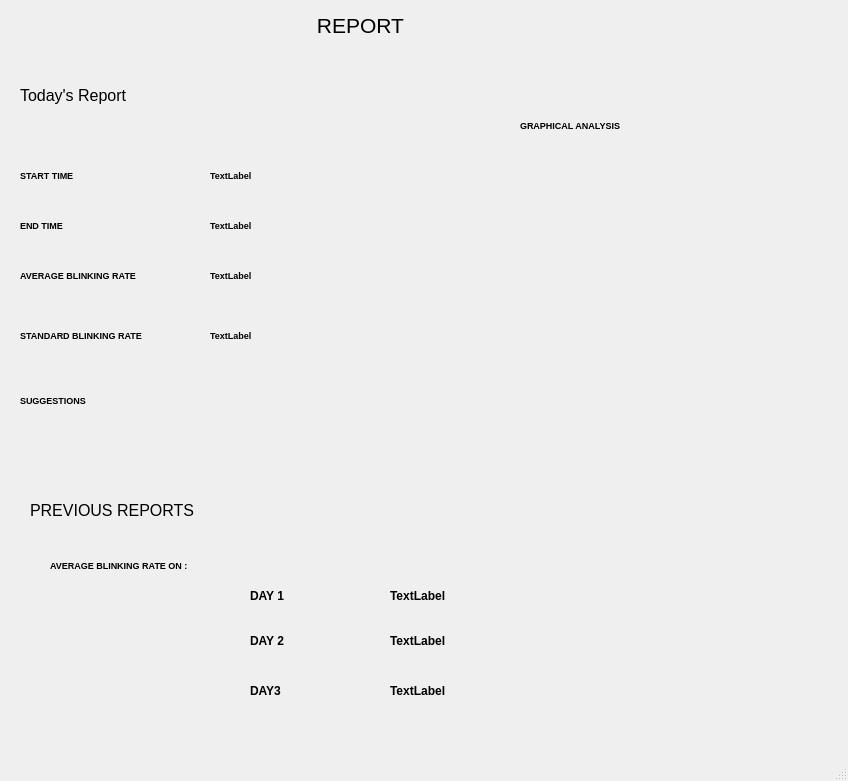
<?xml version="1.0" encoding="UTF-8"?>
<ui version="4.0">
 <class>MainWindow</class>
 <widget class="QMainWindow" name="MainWindow">
  <property name="geometry">
   <rect>
    <x>0</x>
    <y>0</y>
    <width>848</width>
    <height>781</height>
   </rect>
  </property>
  <property name="windowTitle">
   <string>MainWindow</string>
  </property>
  <widget class="QWidget" name="centralwidget">
   <widget class="QLabel" name="label">
    <property name="geometry">
     <rect>
      <x>270</x>
      <y>0</y>
      <width>181</width>
      <height>51</height>
     </rect>
    </property>
    <property name="font">
     <font>
      <family>MS Shell Dlg 2</family>
      <pointsize>16</pointsize>
      <weight>9</weight>
      <italic>false</italic>
      <bold>false</bold>
     </font>
    </property>
    <property name="styleSheet">
     <string notr="true">font: 12pt &quot;MS Shell Dlg 2&quot;;
font: 75 16pt &quot;MS Shell Dlg 2&quot;;</string>
    </property>
    <property name="text">
     <string>REPORT</string>
    </property>
    <property name="alignment">
     <set>Qt::AlignCenter</set>
    </property>
   </widget>
   <widget class="QLabel" name="label_2">
    <property name="geometry">
     <rect>
      <x>20</x>
      <y>70</y>
      <width>251</width>
      <height>51</height>
     </rect>
    </property>
    <property name="font">
     <font>
      <family>MS Shell Dlg 2</family>
      <pointsize>12</pointsize>
      <weight>9</weight>
      <italic>false</italic>
      <bold>false</bold>
     </font>
    </property>
    <property name="styleSheet">
     <string notr="true">font: 75 12pt &quot;MS Shell Dlg 2&quot;;</string>
    </property>
    <property name="text">
     <string>Today's Report</string>
    </property>
   </widget>
   <widget class="QLabel" name="start">
    <property name="geometry">
     <rect>
      <x>20</x>
      <y>150</y>
      <width>251</width>
      <height>51</height>
     </rect>
    </property>
    <property name="font">
     <font>
      <pointsize>7</pointsize>
      <weight>75</weight>
      <bold>true</bold>
     </font>
    </property>
    <property name="text">
     <string>START TIME</string>
    </property>
   </widget>
   <widget class="QLabel" name="end1">
    <property name="geometry">
     <rect>
      <x>20</x>
      <y>200</y>
      <width>251</width>
      <height>51</height>
     </rect>
    </property>
    <property name="font">
     <font>
      <pointsize>7</pointsize>
      <weight>75</weight>
      <bold>true</bold>
     </font>
    </property>
    <property name="text">
     <string>END TIME</string>
    </property>
   </widget>
   <widget class="QLabel" name="avg">
    <property name="geometry">
     <rect>
      <x>20</x>
      <y>250</y>
      <width>251</width>
      <height>51</height>
     </rect>
    </property>
    <property name="font">
     <font>
      <pointsize>7</pointsize>
      <weight>75</weight>
      <bold>true</bold>
     </font>
    </property>
    <property name="text">
     <string>AVERAGE BLINKING RATE</string>
    </property>
   </widget>
   <widget class="QLabel" name="normal">
    <property name="geometry">
     <rect>
      <x>20</x>
      <y>310</y>
      <width>251</width>
      <height>51</height>
     </rect>
    </property>
    <property name="font">
     <font>
      <pointsize>7</pointsize>
      <weight>75</weight>
      <bold>true</bold>
     </font>
    </property>
    <property name="text">
     <string>STANDARD BLINKING RATE</string>
    </property>
   </widget>
   <widget class="QLabel" name="suggestions">
    <property name="geometry">
     <rect>
      <x>20</x>
      <y>380</y>
      <width>151</width>
      <height>41</height>
     </rect>
    </property>
    <property name="font">
     <font>
      <pointsize>7</pointsize>
      <weight>75</weight>
      <bold>true</bold>
     </font>
    </property>
    <property name="text">
     <string>SUGGESTIONS </string>
    </property>
   </widget>
   <widget class="QLabel" name="label_9">
    <property name="geometry">
     <rect>
      <x>520</x>
      <y>110</y>
      <width>151</width>
      <height>31</height>
     </rect>
    </property>
    <property name="font">
     <font>
      <pointsize>7</pointsize>
      <weight>75</weight>
      <bold>true</bold>
     </font>
    </property>
    <property name="text">
     <string>GRAPHICAL ANALYSIS</string>
    </property>
   </widget>
   <widget class="QLabel" name="start1">
    <property name="geometry">
     <rect>
      <x>210</x>
      <y>150</y>
      <width>61</width>
      <height>51</height>
     </rect>
    </property>
    <property name="font">
     <font>
      <pointsize>7</pointsize>
      <weight>75</weight>
      <bold>true</bold>
     </font>
    </property>
    <property name="text">
     <string>TextLabel</string>
    </property>
   </widget>
   <widget class="QLabel" name="label_11">
    <property name="geometry">
     <rect>
      <x>210</x>
      <y>200</y>
      <width>61</width>
      <height>51</height>
     </rect>
    </property>
    <property name="font">
     <font>
      <pointsize>7</pointsize>
      <weight>75</weight>
      <bold>true</bold>
     </font>
    </property>
    <property name="text">
     <string>TextLabel</string>
    </property>
   </widget>
   <widget class="QLabel" name="normal1">
    <property name="geometry">
     <rect>
      <x>210</x>
      <y>310</y>
      <width>61</width>
      <height>51</height>
     </rect>
    </property>
    <property name="font">
     <font>
      <pointsize>7</pointsize>
      <weight>75</weight>
      <bold>true</bold>
     </font>
    </property>
    <property name="text">
     <string>TextLabel</string>
    </property>
   </widget>
   <widget class="QLabel" name="avg1">
    <property name="geometry">
     <rect>
      <x>210</x>
      <y>250</y>
      <width>61</width>
      <height>51</height>
     </rect>
    </property>
    <property name="font">
     <font>
      <pointsize>7</pointsize>
      <weight>75</weight>
      <bold>true</bold>
     </font>
    </property>
    <property name="text">
     <string>TextLabel</string>
    </property>
   </widget>
   <widget class="QLabel" name="suggest">
    <property name="geometry">
     <rect>
      <x>130</x>
      <y>360</y>
      <width>181</width>
      <height>111</height>
     </rect>
    </property>
    <property name="font">
     <font>
      <pointsize>7</pointsize>
      <weight>75</weight>
      <bold>true</bold>
     </font>
    </property>
    <property name="text">
     <string/>
    </property>
    <property name="scaledContents">
     <bool>true</bool>
    </property>
   </widget>
   <widget class="QLabel" name="label_10">
    <property name="geometry">
     <rect>
      <x>760</x>
      <y>10</y>
      <width>71</width>
      <height>71</height>
     </rect>
    </property>
    <property name="text">
     <string/>
    </property>
    <property name="pixmap">
     <pixmap>logo.png</pixmap>
    </property>
    <property name="scaledContents">
     <bool>true</bool>
    </property>
   </widget>
   <widget class="PlotWidget" name="graph" native="true">
    <property name="geometry">
     <rect>
      <x>350</x>
      <y>150</y>
      <width>471</width>
      <height>301</height>
     </rect>
    </property>
   </widget>
   <widget class="QLabel" name="label_3">
    <property name="geometry">
     <rect>
      <x>30</x>
      <y>490</y>
      <width>261</width>
      <height>41</height>
     </rect>
    </property>
    <property name="font">
     <font>
      <family>MS Shell Dlg 2</family>
      <pointsize>12</pointsize>
      <weight>9</weight>
      <italic>false</italic>
      <bold>false</bold>
     </font>
    </property>
    <property name="styleSheet">
     <string notr="true">font: 75 12pt &quot;MS Shell Dlg 2&quot;;</string>
    </property>
    <property name="text">
     <string>PREVIOUS REPORTS</string>
    </property>
   </widget>
   <widget class="QLabel" name="avg_2">
    <property name="geometry">
     <rect>
      <x>50</x>
      <y>540</y>
      <width>251</width>
      <height>51</height>
     </rect>
    </property>
    <property name="font">
     <font>
      <pointsize>7</pointsize>
      <weight>75</weight>
      <bold>true</bold>
     </font>
    </property>
    <property name="text">
     <string>AVERAGE BLINKING RATE ON :</string>
    </property>
   </widget>
   <widget class="QLabel" name="day1">
    <property name="geometry">
     <rect>
      <x>250</x>
      <y>580</y>
      <width>111</width>
      <height>31</height>
     </rect>
    </property>
    <property name="font">
     <font>
      <weight>75</weight>
      <bold>true</bold>
     </font>
    </property>
    <property name="text">
     <string>DAY 1</string>
    </property>
   </widget>
   <widget class="QLabel" name="day3">
    <property name="geometry">
     <rect>
      <x>250</x>
      <y>670</y>
      <width>101</width>
      <height>41</height>
     </rect>
    </property>
    <property name="font">
     <font>
      <weight>75</weight>
      <bold>true</bold>
     </font>
    </property>
    <property name="text">
     <string>DAY3</string>
    </property>
   </widget>
   <widget class="QLabel" name="day2">
    <property name="geometry">
     <rect>
      <x>250</x>
      <y>620</y>
      <width>111</width>
      <height>41</height>
     </rect>
    </property>
    <property name="font">
     <font>
      <weight>75</weight>
      <bold>true</bold>
     </font>
    </property>
    <property name="text">
     <string>DAY 2</string>
    </property>
   </widget>
   <widget class="QLabel" name="value1">
    <property name="geometry">
     <rect>
      <x>390</x>
      <y>580</y>
      <width>71</width>
      <height>31</height>
     </rect>
    </property>
    <property name="font">
     <font>
      <weight>75</weight>
      <bold>true</bold>
     </font>
    </property>
    <property name="text">
     <string>TextLabel</string>
    </property>
   </widget>
   <widget class="QLabel" name="value3">
    <property name="geometry">
     <rect>
      <x>390</x>
      <y>670</y>
      <width>71</width>
      <height>41</height>
     </rect>
    </property>
    <property name="font">
     <font>
      <weight>75</weight>
      <bold>true</bold>
     </font>
    </property>
    <property name="text">
     <string>TextLabel</string>
    </property>
   </widget>
   <widget class="QLabel" name="value2">
    <property name="geometry">
     <rect>
      <x>390</x>
      <y>620</y>
      <width>71</width>
      <height>41</height>
     </rect>
    </property>
    <property name="font">
     <font>
      <weight>75</weight>
      <bold>true</bold>
     </font>
    </property>
    <property name="text">
     <string>TextLabel</string>
    </property>
   </widget>
  </widget>
  <widget class="QMenuBar" name="menubar">
   <property name="geometry">
    <rect>
     <x>0</x>
     <y>0</y>
     <width>848</width>
     <height>26</height>
    </rect>
   </property>
  </widget>
  <widget class="QStatusBar" name="statusbar"/>
 </widget>
 <customwidgets>
  <customwidget>
   <class>PlotWidget</class>
   <extends>QWidget</extends>
   <header location="global">pyqtgraph.h</header>
   <container>1</container>
  </customwidget>
 </customwidgets>
 <resources/>
 <connections/>
</ui>
